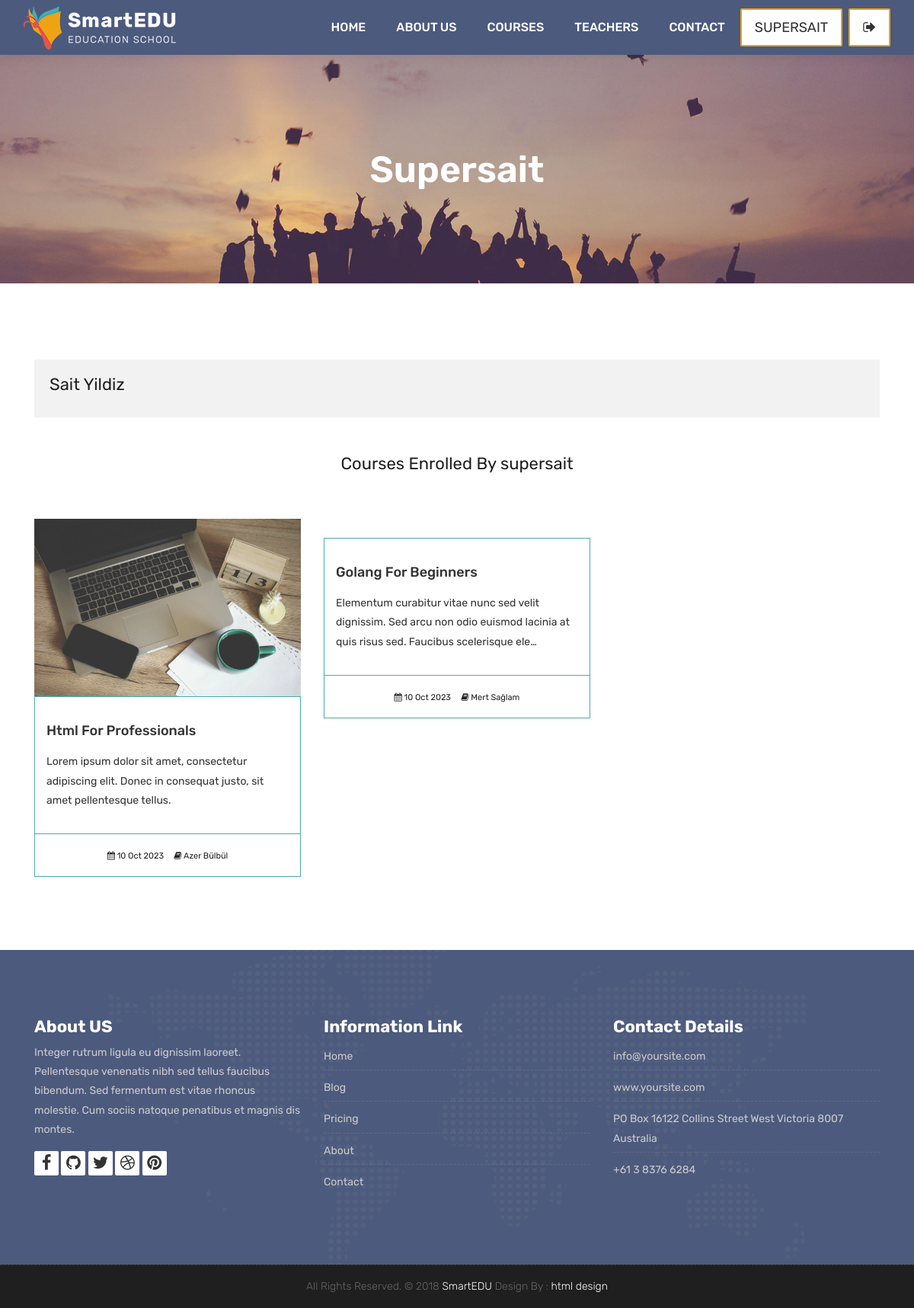
Screenshot of /accounts/dashbord/ (signed in) with the database file from the repository.
### courses/models.py (models this page shows, shortened)
class Course(models.Model):
    teacher = models.ForeignKey(Teacher, null=True, on_delete=models.CASCADE)
    name = models.CharField(max_length=200, unique=True, editable=True)
    category = models.ForeignKey(Category, null=True, on_delete=models.DO_NOTHING)
    tags = models.ManyToManyField(Tag, blank=True, null=True)
    students = models.ManyToManyField(User, blank=True, related_name='courses_joined')
    description = models.TextField(blank=True, null=True, editable=True)
    image = models.ImageField(upload_to="courses/%Y/%m/%d/", default="courses/default_course_image.jpg")
    date = models.DateTimeField(auto_now=True)
    available = models.BooleanField(default=True)

### teachers/models.py (models this page shows)
class Teacher(models.Model):
    name = models.CharField(max_length=50)
    title = models.CharField(max_length=50)
    description = models.TextField(blank=True)
    image = models.ImageField(upload_to="courses/%Y/%m/%d/")
    facebook = models.URLField(max_length=100, blank=True)
    twitter = models.URLField(max_length=100, blank=True)
    linkedin = models.URLField(max_length=100, blank=True)
    youtube = models.URLField(max_length=100, blank=True)
    def __str__(self):
        return self.name

### accounts/views.py (the view)
# urls.py: path('dashbord/', views.user_dashboard, name='dashboard'),
@login_required(login_url='login')
def user_dashboard(request):
    current_user = request.user
    courses = current_user.courses_joined.all()
    context = {
        'courses': courses
    }
    return render(request, 'dashboard.html', context)

### templates/dashboard.html (shortened to what this page needs)
{% extends "partials/_base.html" %}
{% load static %}
{% block content %}
	<div class="all-title-box">
		<div class="container text-center">
			<h1>{{ user.username }}</span></h1>
		</div>
	</div>
    <div id="overviews" class="section wb">
        <div class="container">
            <div class="row">
                <div class="col-lg-12 blog-post-single">
					<div class="blog-author">
						<div class="author-bio">
							<h2 class="author_name">{{ user.first_name }} {{ user.last_name }}</h2>
						</div>
					</div>
                </div>
            </div>
            <div class="row">
                <div class="col-lg-12">
                    <h2 class="text-center my-5">Courses Enrolled By {{ user.username }} </h2>
                </div>
                {% for course in courses %}
                <div class="col-lg-4 col-md-6 col-12">
                    <div class="course-item">
						<div class="image-blog">
							<img src="{{course.image.url}}" alt="" class="img-fluid">
						</div>
						<div class="course-br">
							<div class="course-title">
								<h2><a href="{% url 'course_detail' course.category.slug course.id %}" title="">{{ course.name }}</a></h2>
							</div>
							<div class="course-desc">
								<p>{{ course.description | truncatechars:130 }}</p>
							</div>
						</div>
						<div class="course-meta-bot">
							<ul>
								<li><i class="fa fa-calendar" aria-hidden="true"></i> {{course.date | date:"d M Y"}}</li>
								<li><i class="fa fa-book" aria-hidden="true"></i> {{course.teacher}}</li>
							</ul>
						</div>
					</div>
                    <br>
                </div>
                {% endfor %}
            </div>
        </div>
    </div>
	{% endblock %}

### templates/partials/_navbar.html (shortened to what this page needs)
	{% load static %}
	<header class="top-navbar">
		<nav class="navbar navbar-expand-lg navbar-light bg-light">
			<div class="container-fluid">
				<a class="navbar-brand" href=" {% url 'index' %}">
					<img src="{% static 'images/logo.png' %}" alt="" />
				</a>
				<div class="collapse navbar-collapse" id="navbars-host">
					<ul class="navbar-nav ml-auto">
						<li class="nav-item {% if '/' == request.path %} active {% endif %}"><a class="nav-link" href="{% url 'index' %}">Home</a></li>
						<li class="nav-item {% if 'about/' in request.path %} active {% endif %}"><a class="nav-link" href="{% url 'about' %}">About Us</a></li>
						<li class="nav-item {% if 'courses/' in request.path %} active {% endif %}"><a class="nav-link" href="{% url 'courses' %}">Courses</a></li>
						<li class="nav-item {% if 'teachers/' in request.path %} active {% endif %}"><a class="nav-link" href="{% url 'teachers' %}">Teachers</a></li>
						<li class="nav-item {% if 'contact/' in request.path %} active {% endif %}"><a class="nav-link" href="{% url 'contact' %}">Contact</a></li>
					</ul>
					<ul class="nav navbar-nav navbar-right">
						{% if user.is_authenticated %}
                        <li><a class="hover-btn-new log orange mr-2" href="{% url 'dashboard' %}"><span>{{user.username}}</span></a></li>
                        <li><a class="hover-btn-new log orange" href="javascript:{document.getElementById('logout').submit()}"><span><i class="fa fa-sign-out"></i></span></a>
						</li>
						{% else %}
                        <li><a class="hover-btn-new log orange mr-2" href="{% url 'login' %}"><span><i class="fa fa-sign-in"></i></span></a></li>
                        <li><a class="hover-btn-new log orange" href="{% url 'register' %}"><span><i class="fa fa-user-plus"></i></span></a></li>
						{% endif %}
                    </ul>
				</div>
			</div>
		</nav>
	</header>

### rows the page displays
Course: image (placeholder picture), name "Html For Professionals", description "Lorem ipsum dolor sit amet, consectetur adipiscing elit. Donec in consequat justo, sit amet pellentesque tellus.", date "10 Oct 2023", teacher "Azer Bülbül"
Course: name "Golang For Beginners", description "Elementum curabitur vitae nunc sed velit dignissim. Sed arcu non odio euismod lacinia at quis risus sed. Faucibus scelerisque ele…", date "10 Oct 2023", teacher "Mert Sağlam"

### other values shown
{{ user.username }} "SUPERSAIT"
{{ user.username }} "Supersait"
{{ user.first_name }} "Sait"
{{ user.last_name }} "Yildiz"
{{ user.username }} "supersait"
